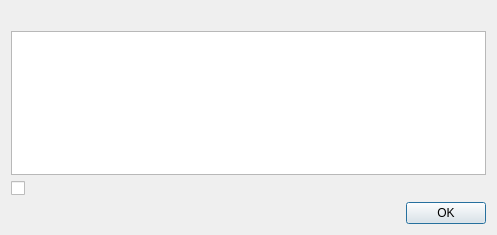
<?xml version="1.0" encoding="UTF-8"?>
<ui version="4.0">
 <class>Dialog</class>
 <widget class="QDialog" name="Dialog">
  <property name="geometry">
   <rect>
    <x>0</x>
    <y>0</y>
    <width>497</width>
    <height>235</height>
   </rect>
  </property>
  <property name="windowTitle">
   <string>Dialog</string>
  </property>
  <layout class="QGridLayout" name="gridLayout">
   <item row="0" column="0">
    <widget class="QLabel" name="icon_label">
     <property name="maximumSize">
      <size>
       <width>68</width>
       <height>68</height>
      </size>
     </property>
     <property name="text">
      <string/>
     </property>
     <property name="pixmap">
      <pixmap resource="../../../../resources/images.qrc">:/images/dialog_warning.png</pixmap>
     </property>
     <property name="scaledContents">
      <bool>true</bool>
     </property>
    </widget>
   </item>
   <item row="0" column="1">
    <widget class="QLabel" name="msg">
     <property name="text">
      <string/>
     </property>
     <property name="wordWrap">
      <bool>true</bool>
     </property>
     <property name="openExternalLinks">
      <bool>true</bool>
     </property>
    </widget>
   </item>
   <item row="1" column="0" colspan="2">
    <widget class="QPlainTextEdit" name="det_msg">
     <property name="readOnly">
      <bool>true</bool>
     </property>
    </widget>
   </item>
   <item row="3" column="0" colspan="2">
    <widget class="QDialogButtonBox" name="bb">
     <property name="orientation">
      <enum>Qt::Horizontal</enum>
     </property>
     <property name="standardButtons">
      <set>QDialogButtonBox::Ok</set>
     </property>
    </widget>
   </item>
   <item row="2" column="0" colspan="2">
    <widget class="QCheckBox" name="toggle_checkbox">
     <property name="text">
      <string/>
     </property>
    </widget>
   </item>
  </layout>
 </widget>
 <resources>
  <include location="../../../../resources/images.qrc"/>
 </resources>
 <connections>
  <connection>
   <sender>bb</sender>
   <signal>accepted()</signal>
   <receiver>Dialog</receiver>
   <slot>accept()</slot>
   <hints>
    <hint type="sourcelabel">
     <x>248</x>
     <y>254</y>
    </hint>
    <hint type="destinationlabel">
     <x>157</x>
     <y>274</y>
    </hint>
   </hints>
  </connection>
  <connection>
   <sender>bb</sender>
   <signal>rejected()</signal>
   <receiver>Dialog</receiver>
   <slot>reject()</slot>
   <hints>
    <hint type="sourcelabel">
     <x>316</x>
     <y>260</y>
    </hint>
    <hint type="destinationlabel">
     <x>286</x>
     <y>274</y>
    </hint>
   </hints>
  </connection>
 </connections>
</ui>
